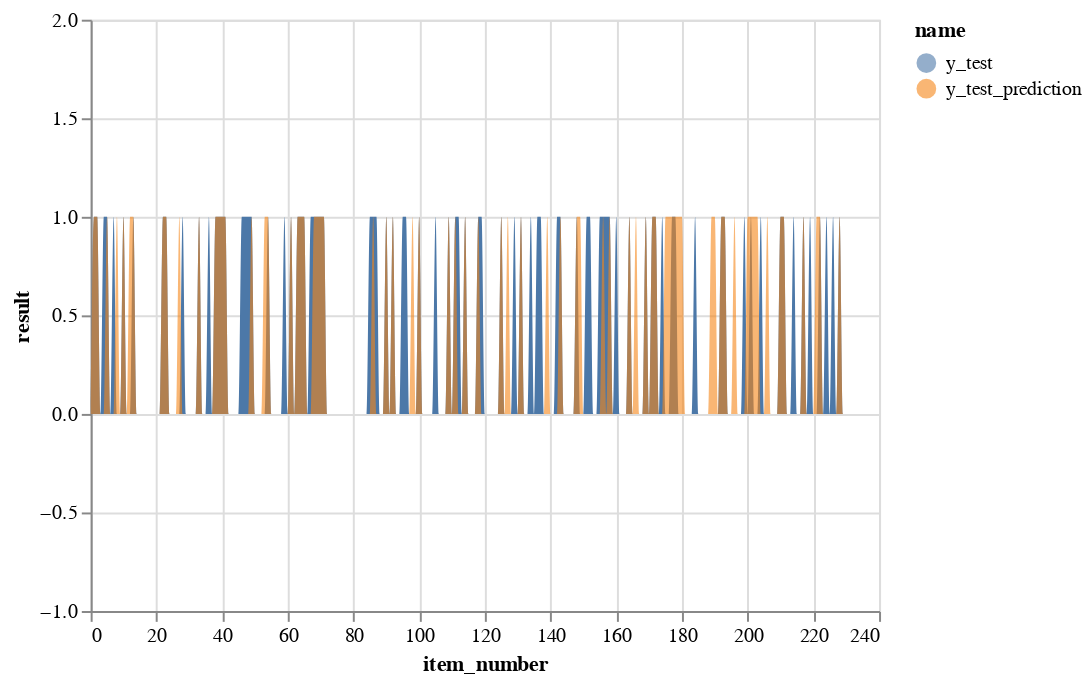

Notebook cell for this chart:
### Code cell
dataResult1 = pd.DataFrame({
    'result':y_test, 
    'name': "y_test",
    'item_number': [i for i,x in enumerate(y_test)]
    })


dataResult2 = pd.DataFrame({
    'result':[x[0] for x in y_test_prediction],
    'name': "y_test_prediction",
    'item_number': [i for i,x in enumerate(y_test)]
    })

chart1 = alt.Chart(dataResult1).mark_area(
    interpolate='monotone'
).encode(
    x = alt.X('item_number'),
    y = alt.Y('result', scale=alt.Scale(domain=[-1, 2])),
    color='name'
)

chart2 = alt.Chart(dataResult2).mark_area(
    interpolate='monotone'
).encode(
    x = alt.X('item_number'),
    y = alt.Y('result', scale=alt.Scale(domain=[-1, 2])),
    opacity=alt.value(0.6),
    color='name'
)

chart1 + chart2

### Figure 1 — Vega-Lite specification as saved in the notebook (floating-point values rounded to 4 significant figures; data arrays with more than 128 entries replaced by an {"elided": "..."} marker saying what was removed)
{"config": {"view": {"continuousWidth": 400, "continuousHeight": 300}}, "layer": [{"data": {"name": "data-d4c015e54ebe74ef9f8f4f5abfb3d9c1"}, "mark": {"type": "area", "interpolate": "monotone"}, "encoding": {"color": {"field": "name", "type": "nominal"}, "x": {"field": "item_number", "type": "quantitative"}, "y": {"field": "result", "scale": {"domain": [-1, 2]}, "type": "quantitative"}}}, {"data": {"name": "data-e3a1c69299bfd52feafc0a99a461696d"}, "mark": {"type": "area", "interpolate": "monotone"}, "encoding": {"color": {"field": "name", "type": "nominal"}, "opacity": {"value": 0.6}, "x": {"field": "item_number", "type": "quantitative"}, "y": {"field": "result", "scale": {"domain": [-1, 2]}, "type": "quantitative"}}}], "$schema": "https://vega.github.io/schema/vega-lite/v4.17.0.json", "datasets": {"data-d4c015e54ebe74ef9f8f4f5abfb3d9c1": {"elided": "231 records"}, "data-e3a1c69299bfd52feafc0a99a461696d": {"elided": "231 records"}}}
